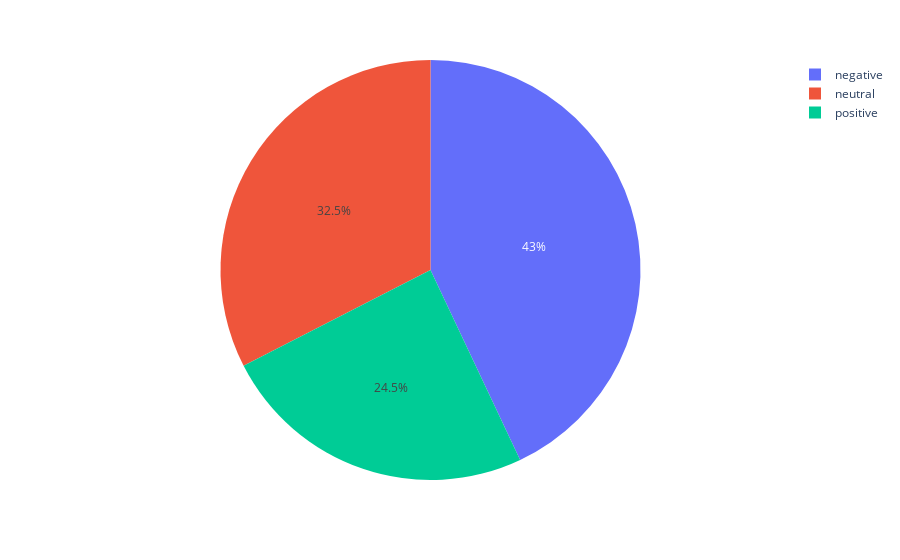
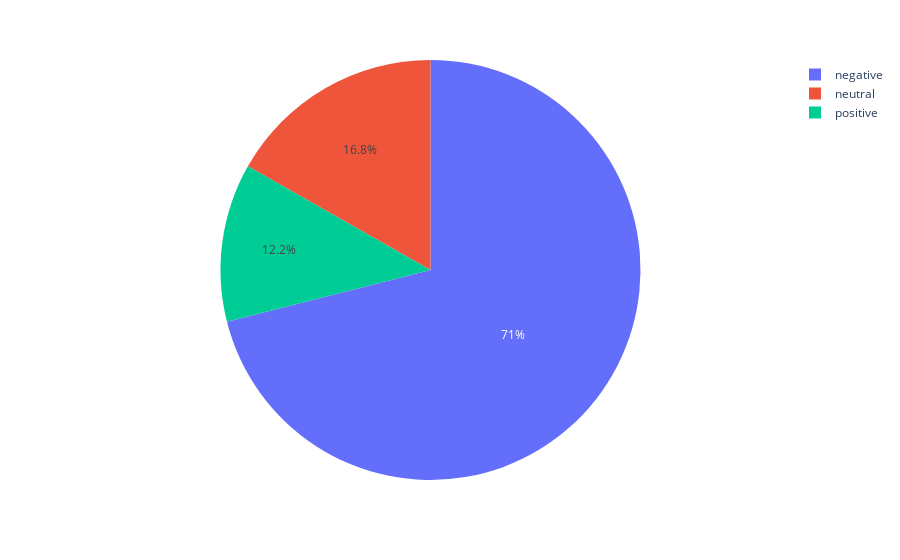
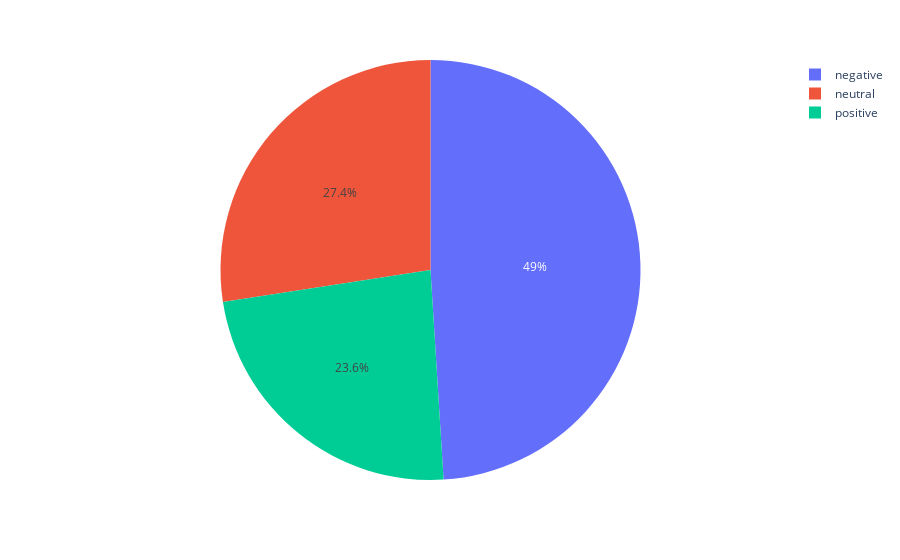
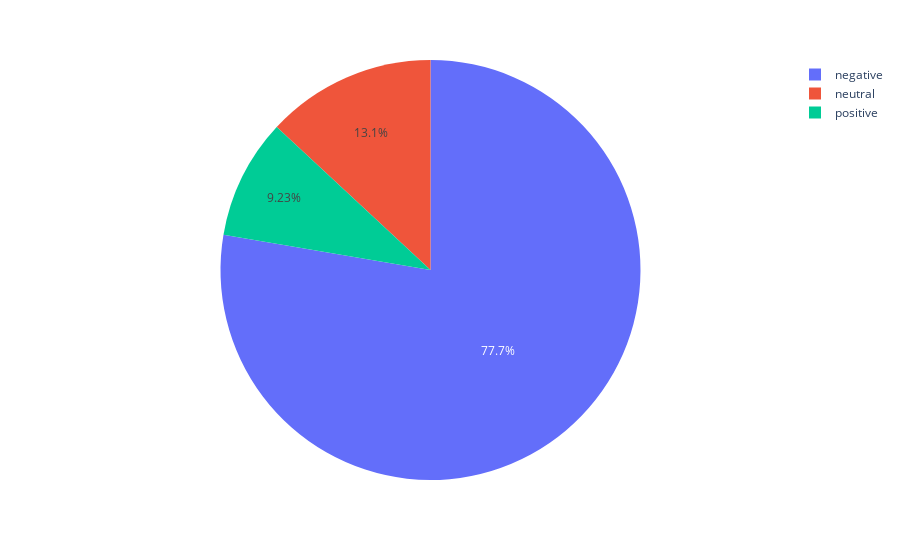

Here is the notebook cell these charts were saved with, in order:
### Code cell
fig = px.pie(delta, names='airline_sentiment')
fig.show()
fig = px.pie(am, names='airline_sentiment')
fig.show()
fig = px.pie(sw, names='airline_sentiment')
fig.show()
fig = px.pie(usa, names='airline_sentiment')
fig.show()
fig = px.pie(un, names='airline_sentiment')
fig.show()
fig = px.pie(va, names='airline_sentiment')
fig.show()

### Figure 1 — Plotly figure (JSON) as saved in the notebook; plotly's stock layout.template omitted (floating-point values rounded to 4 significant figures; data arrays with more than 128 entries replaced by an {"elided": "..."} marker saying what was removed)
{"data": [{"domain": {"x": [0, 1], "y": [0, 1]}, "hovertemplate": "airline_sentiment=%{label}<extra></extra>", "labels": {"elided": "2222 str values"}, "legendgroup": "", "name": "", "showlegend": true, "type": "pie"}], "layout": {"legend": {"tracegroupgap": 0}, "margin": {"t": 60}}}

### Figure 2 — Plotly figure (JSON) as saved in the notebook; plotly's stock layout.template omitted (floating-point values rounded to 4 significant figures; data arrays with more than 128 entries replaced by an {"elided": "..."} marker saying what was removed)
{"data": [{"domain": {"x": [0, 1], "y": [0, 1]}, "hovertemplate": "airline_sentiment=%{label}<extra></extra>", "labels": {"elided": "2759 str values"}, "legendgroup": "", "name": "", "showlegend": true, "type": "pie"}], "layout": {"legend": {"tracegroupgap": 0}, "margin": {"t": 60}}}

### Figure 3 — Plotly figure (JSON) as saved in the notebook; plotly's stock layout.template omitted (floating-point values rounded to 4 significant figures; data arrays with more than 128 entries replaced by an {"elided": "..."} marker saying what was removed)
{"data": [{"domain": {"x": [0, 1], "y": [0, 1]}, "hovertemplate": "airline_sentiment=%{label}<extra></extra>", "labels": {"elided": "2420 str values"}, "legendgroup": "", "name": "", "showlegend": true, "type": "pie"}], "layout": {"legend": {"tracegroupgap": 0}, "margin": {"t": 60}}}

### Figure 4 — Plotly figure (JSON) as saved in the notebook; plotly's stock layout.template omitted (floating-point values rounded to 4 significant figures; data arrays with more than 128 entries replaced by an {"elided": "..."} marker saying what was removed)
{"data": [{"domain": {"x": [0, 1], "y": [0, 1]}, "hovertemplate": "airline_sentiment=%{label}<extra></extra>", "labels": {"elided": "2913 str values"}, "legendgroup": "", "name": "", "showlegend": true, "type": "pie"}], "layout": {"legend": {"tracegroupgap": 0}, "margin": {"t": 60}}}
